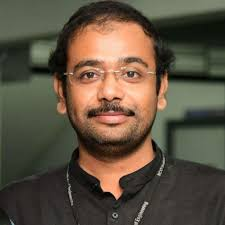
#> input picture face_filter.jpeg, 225 x 225 px, found by its file name
$ jupyter execute denoise.ipynb
#> lines starting #> are read from the running program, lines starting #| are printed output that depends on the picture
[cell 1]
import numpy as np
import cv2
from matplotlib import pyplot as plt
img = cv2.imread('/home/raja/kmit/classes/face_filter.jpeg')
#> img is the input picture: shape (225, 225, 3); mean B, G, R 65, 81.3, 93.7
grayscale = cv2.cvtColor(img, cv2.COLOR_BGR2GRAY)

# edge_kernel = np.array([[-1,-1,-1], [-1,9,-1], [-1,-1,-1]])
sharpen_kernel = np.array([[0,-1,0], [-1,5,-1], [0,-1,0]])
img = cv2.filter2D(grayscale, -1, sharpen_kernel)
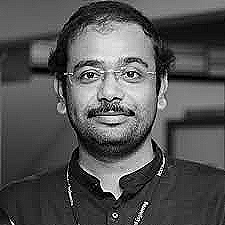
#> img: shape (225, 225); min 0, max 255, mean 83.8

# Smooth out image
# blur = cv2.medianBlur(img, 3)
blur = cv2.GaussianBlur(img, (3,3), 0)

plt.subplot(121),plt.imshow(img),plt.title('Original')
plt.xticks([]), plt.yticks([])
plt.subplot(122),plt.imshow(blur),plt.title('Blurred')
plt.xticks([]), plt.yticks([])
plt.show()

[cell 2]
im_ravel=img.ravel()

[cell 3]
plt.hist(im_ravel,256,[0,256])
#> figure, not shown here; tallest bar 1440 high, from x = 0 to 1

[cell 4]
equalize = cv2.equalizeHist(img)
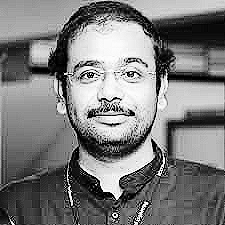
#> equalize: shape (225, 225); min 0, max 255, mean 124.7
plt.hist(equalize.ravel(), 256, [0,256])
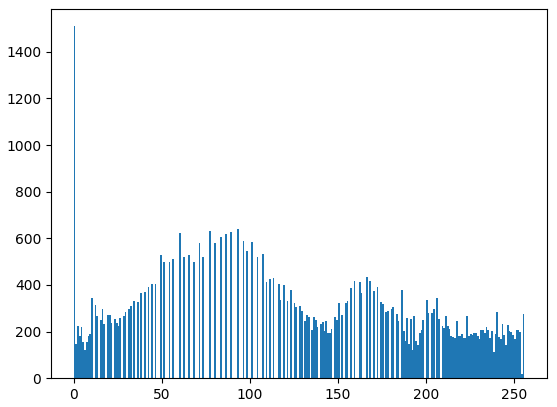
#> figure drawn by matplotlib, 1 panel; tallest bar 1510 high, from x = 0 to 1

[cell 5]
plt.subplot(121),plt.imshow(img),plt.title('Original')
plt.xticks([]), plt.yticks([])
plt.subplot(122),plt.imshow(blur),plt.title('Blurred')
plt.xticks([]), plt.yticks([])
plt.show()

[cell 6]
clahe = cv2.createCLAHE().apply(img)
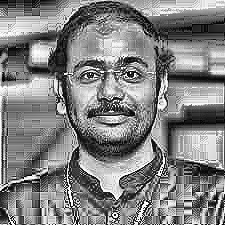
#> clahe: shape (225, 225); min 0, max 255, mean 129.7
plt.hist(clahe.ravel(), 256, [0,256])
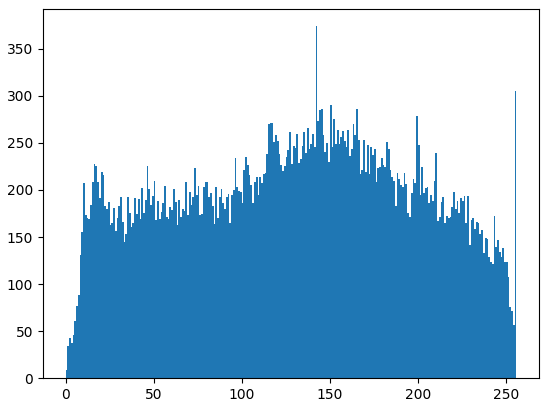
#> figure drawn by matplotlib, 1 panel; tallest bar 374 high, from x = 142 to 143

[cell 7]
plt.subplot(121),plt.imshow(img),plt.title('Original')
plt.xticks([]), plt.yticks([])
plt.subplot(122),plt.imshow(equalize),plt.title('equalize')
plt.xticks([]), plt.yticks([])
plt.show()

[cell 8]
plt.subplot(121),plt.imshow(img),plt.title('Original')
plt.xticks([]), plt.yticks([])
plt.subplot(122),plt.imshow(clahe),plt.title('clahe')
plt.xticks([]), plt.yticks([])

plt.show()

[cell 9]
import numpy as np
from skimage import color, io
# Open image and make Numpy arrays 'rgb' and 'Lab'
rgb = io.imread('/home/raja/kmit/classes/face_filter.jpeg')
Lab = color.rgb2lab(rgb)
#> Lab: shape (225, 225, 3) float64; mean of channels 0, 1, 2 34.6, 2.2, 11.2

[cell 10]
Lab[:,:,0].min()
#> Out = 0.175

[cell 11]
dst = cv2.fastNlMeansDenoisingColored(rgb,None,10,10,7,21)
plt.subplot(121),plt.imshow(img)
plt.subplot(122),plt.imshow(dst)
plt.show()

[cell 12]
import cv2
# Load the image
image = cv2.imread("/home/raja/kmit/classes/pasta.jpeg")
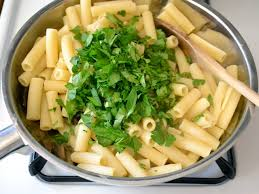
#> input picture pasta.jpeg, 259 x 194 px, found by its file name
#> image is the input picture: shape (194, 259, 3); mean B, G, R 103.2, 155.7, 161.1
# Blur the image
gauss = cv2.GaussianBlur(image, (7,7), 0)
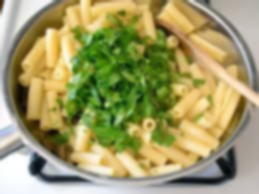
#> gauss: shape (194, 259, 3); mean B, G, R 103.2, 155.7, 161.1
# Apply Unsharp masking
unsharp_image = cv2.addWeighted(image, 2, gauss, -1, 0)
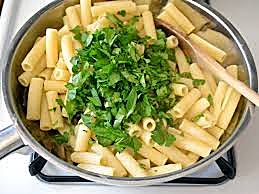
#> unsharp_image: shape (194, 259, 3); mean B, G, R 104.6, 155.6, 161
plt.subplot(221),plt.imshow(image)
plt.subplot(222),plt.imshow(gauss)
plt.subplot(223),plt.imshow(unsharp_image)
plt.show()
#> figure, not shown here; B, G, R data is drawn as R, G, B

[cell 13]
dft = cv2.dft(np.float32(img),flags = cv2.DFT_COMPLEX_OUTPUT)

# shift the zero-frequncy component to the center of the spectrum
dft_shift = np.fft.fftshift(dft)

# save image of the image in the fourier domain.
magnitude_spectrum = 20*np.log(cv2.magnitude(dft_shift[:,:,0],dft_shift[:,:,1]))
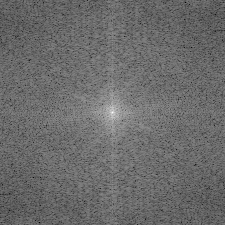
#> magnitude_spectrum: shape (225, 225) float32; min 64.99, max 305.2, mean 166.2; drawn with min black and max white

# plot both images
plt.figure(figsize=(11,6))
plt.subplot(121),plt.imshow(img, cmap = 'gray')
plt.title('Input Image'), plt.xticks([]), plt.yticks([])
plt.subplot(122),plt.imshow(magnitude_spectrum, cmap = 'gray')
plt.title('Magnitude Spectrum'), plt.xticks([]), plt.yticks([])
plt.show()

[cell 14]
rows, cols = img.shape
#> rows = 225; cols = 225
crow,ccol = rows//2 , cols//2
#> crow = 112; ccol = 112

# create a mask first, center square is 1, remaining all zeros
mask = np.zeros((rows,cols,2),np.uint8)
mask[crow-30:crow+30, ccol-30:ccol+30] = 1

# apply mask and inverse DFT
fshift = dft_shift*mask
f_ishift = np.fft.ifftshift(fshift)
img_back = cv2.idft(f_ishift)
img_back = cv2.magnitude(img_back[:,:,0],img_back[:,:,1])
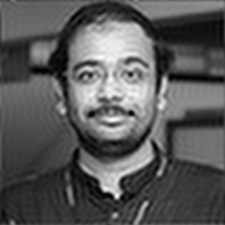
#> img_back: shape (225, 225) float32; min 17930.1, max 12118615, mean 4245334.5; drawn with min black and max white

# plot both images
plt.figure(figsize=(11,6))
plt.subplot(121),plt.imshow(img, cmap = 'gray')
plt.title('Input Image'), plt.xticks([]), plt.yticks([])
plt.subplot(122),plt.imshow(img_back, cmap = 'gray')
plt.title('frequncy back'), plt.xticks([]), plt.yticks([])
plt.show()
